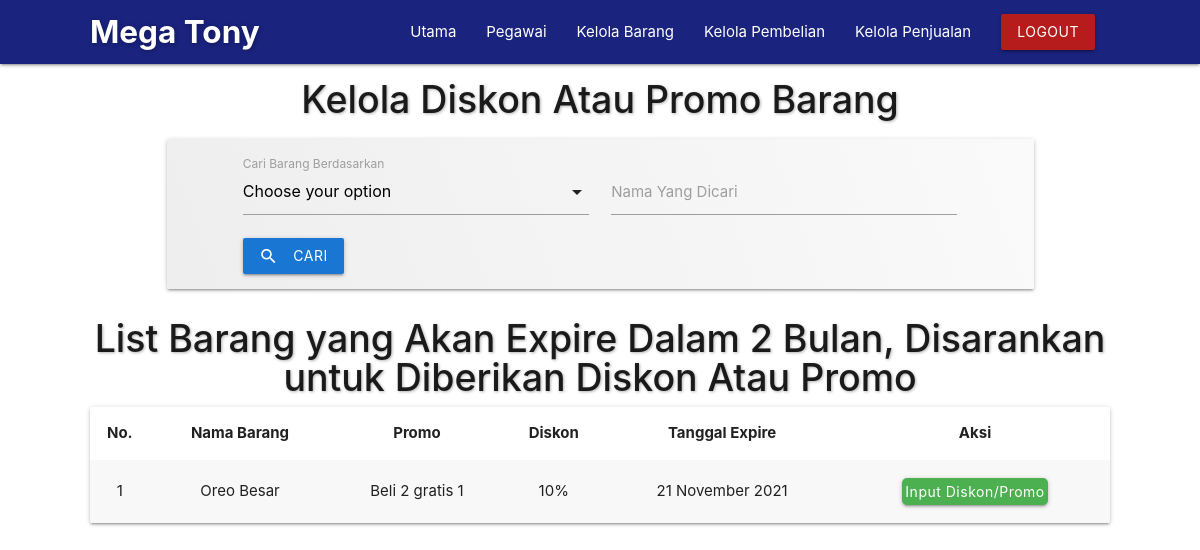
/admin/saran-diskon.php (signed in), run on an earlier commit of the app's database.
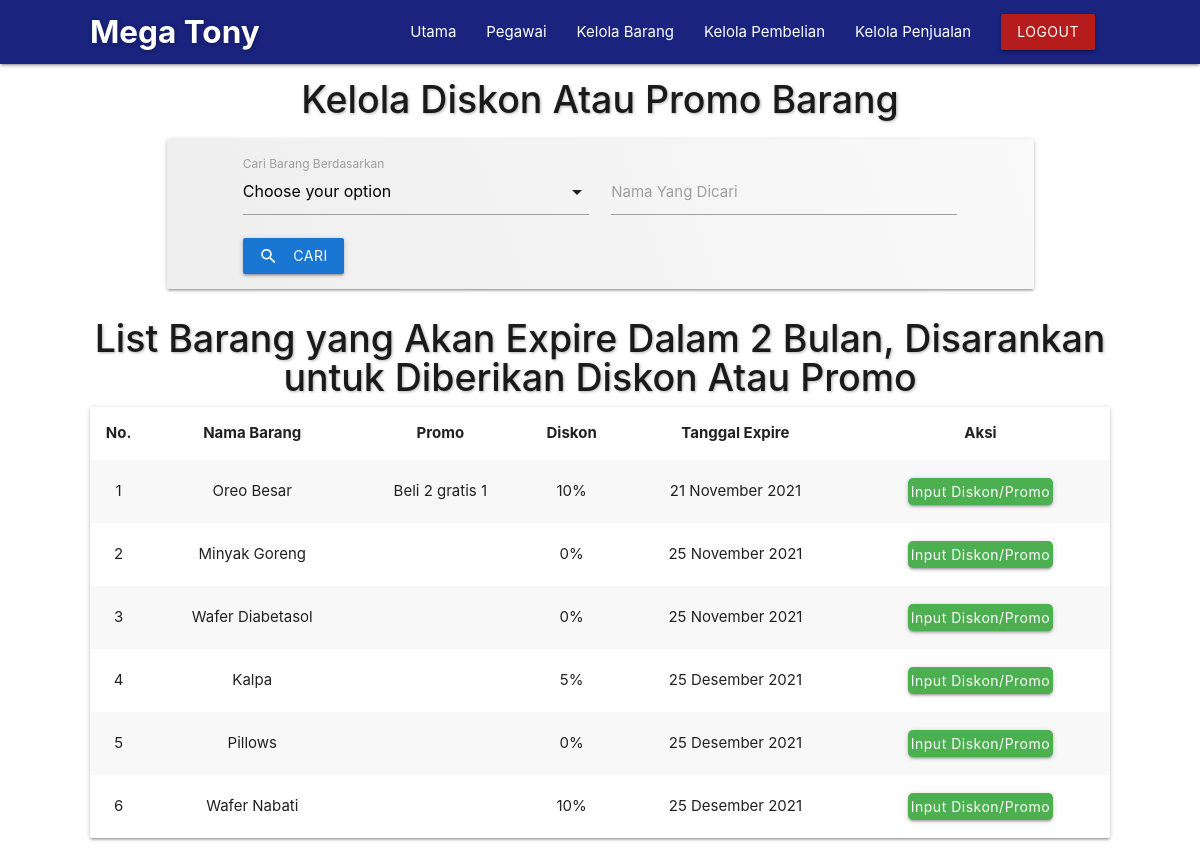
And on a later commit of the database.
### tables this page shows
CREATE TABLE IF NOT EXISTS `list_barang` (
  `id_barang` int(11) NOT NULL AUTO_INCREMENT,
  `nama_barang` text DEFAULT NULL,
  `harga` double DEFAULT NULL,
  `stok` int(11) DEFAULT NULL,
  `promo` text DEFAULT NULL,
  `diskon` int(11) DEFAULT NULL,
  `satuan` varchar(50) DEFAULT NULL,
  `unit` int(11) DEFAULT NULL,
  `tgl_expire` date DEFAULT NULL,
  `foto` text DEFAULT NULL,
  PRIMARY KEY (`id_barang`)
);

### admin/asset/datetime/datetimeFormat.php (called while the page is built, shortened)
<?php
class datetimeFormat {
    public static function TanggalIndo($date){
          $BulanIndo = array(
                            "Januari",
                            "Februari",
                            "Maret",
                            "April",
                            "Mei",
                            "Juni",
                            "Juli",
                            "Agustus",
                            "September",
                            "Oktober",
                            "November",
                            "Desember"
                            );
          $tahun = substr($date, 0, 4);
          $bulan = substr($date, 5, 2);
          $tgl   = substr($date, 8, 2);
          $result = $tgl . " " . $BulanIndo[(int)$bulan-1] . " ". $tahun;
          return($result);
    }
}
?>

### admin/saran-diskon.php (the view, shortened to what this page needs)
<?php
	include('template/header.php');
	include('asset/datetime/datetimeFormat.php');
?>
<?php
	$qry = "SELECT
						*
					FROM list_barang
					WHERE tgl_expire <= CURDATE() + INTERVAL 2 MONTH";
	$orderby = "tgl_expire";
  $sel_qry = mysqli_query($mysqli, $qry);
  $jum_data = mysqli_num_rows($sel_qry);
?>
	<section id="saran-diskon">
		<div class="container">
			<h5 class="title">Kelola Diskon Atau Promo Barang</h5>
			<?php
			 if ($jum_data == 0) {
			?>
				<h5 class="center-align title-form red-text text-darken-1">Belum Ada Saran yang Cocok untuk Diberikan</h5>
			<?php } else { ?>
      <div class="container pencarian-barang">
        <div class="card">
          <?php include('../paginasi/pencarian.php'); ?>
        </div>
      </div>
			<div class="list">
			<h5 class="title">List Barang yang Akan Expire Dalam 2 Bulan, Disarankan untuk Diberikan Diskon Atau Promo</h5>
				<div class="card-panel">
					<table class="striped centered responsive-table">
		        <thead>
		          <tr>
	          		<th>No.</th>
	              <th>Nama Barang</th>
	              <th>Promo</th>
	              <th>Diskon</th>
	              <th>Tanggal Expire</th>
	              <th>Aksi</th>
		          </tr>
		        </thead>
		        <tbody>
		        <?php
		        	$no = 1;
							$kolomCari=(isset($_GET['Kolom']))? $_GET['Kolom'] : "";
							$kolomKataKunci=(isset($_GET['KataKunci']))? $_GET['KataKunci'] : "";
							if($kolomCari=="" && $kolomKataKunci==""){
							  $dt = mysqli_query($mysqli, "$qry ORDER BY $orderby ASC");
							}else{
							  $dt = mysqli_query($mysqli, "$qry AND $kolomCari LIKE '%$kolomKataKunci%' ORDER BY $orderby ASC");
							}
							while($data = mysqli_fetch_array($dt)) {
						?>
		          <tr>
		          	<td><?php echo $no; ?></td>
		            <td><?php echo $data['nama_barang']; ?></td>
		            <td><?php echo $data['promo']; ?></td>
		            <td><?php echo $data['diskon']; ?>%</td>
		            <td><?php echo datetimeFormat::TanggalIndo($data['tgl_expire']); ?></td>
		            <td><a class="waves-effect waves-light btn modal-trigger green" href="#input-dispro<?php echo $data['id_barang']; ?>">Input Diskon/Promo</a></td>
		          </tr>
		        <?php $no++; } ?>
		        </tbody>
		      </table>
				</div>
			</div>
			<?php } ?>
		</div>
	</section>
<?php include('template/footer.php'); ?>

What changed in the data, as far as the page shows it:
added list_barang: nama_barang "Minyak Goreng", diskon "0", tgl_expire "25 November 2021"
added list_barang: nama_barang "Wafer Diabetasol", diskon "0", tgl_expire "25 November 2021"
added list_barang: nama_barang "Kalpa", diskon "5", tgl_expire "25 Desember 2021"
added list_barang: nama_barang "Pillows", diskon "0", tgl_expire "25 Desember 2021"
added list_barang: nama_barang "Wafer Nabati", diskon "10", tgl_expire "25 Desember 2021"
